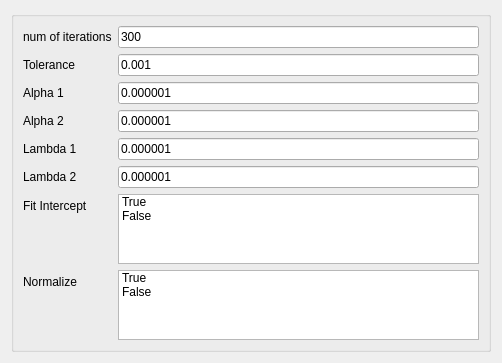
<?xml version="1.0" encoding="UTF-8"?>
<ui version="4.0">
 <class>Form</class>
 <widget class="QWidget" name="Form">
  <property name="geometry">
   <rect>
    <x>0</x>
    <y>0</y>
    <width>502</width>
    <height>319</height>
   </rect>
  </property>
  <property name="sizePolicy">
   <sizepolicy hsizetype="Ignored" vsizetype="Ignored">
    <horstretch>0</horstretch>
    <verstretch>0</verstretch>
   </sizepolicy>
  </property>
  <property name="windowTitle">
   <string>Form</string>
  </property>
  <layout class="QVBoxLayout" name="verticalLayout">
   <item>
    <widget class="QGroupBox" name="formGroupBox">
     <layout class="QFormLayout" name="formLayout">
      <property name="fieldGrowthPolicy">
       <enum>QFormLayout::AllNonFixedFieldsGrow</enum>
      </property>
      <item row="0" column="0">
       <widget class="QLabel" name="numOfIterationsLabel">
        <property name="text">
         <string>num of iterations</string>
        </property>
       </widget>
      </item>
      <item row="0" column="1">
       <widget class="QLineEdit" name="numOfIterationsLineEdit">
        <property name="text">
         <string>300</string>
        </property>
        <property name="maximum" stdset="0">
         <number>999999999</number>
        </property>
        <property name="value" stdset="0">
         <number>300</number>
        </property>
       </widget>
      </item>
      <item row="1" column="0">
       <widget class="QLabel" name="toleranceLabel">
        <property name="text">
         <string>Tolerance</string>
        </property>
       </widget>
      </item>
      <item row="1" column="1">
       <widget class="QLineEdit" name="toleranceLineEdit">
        <property name="text">
         <string>0.001</string>
        </property>
        <property name="decimals" stdset="0">
         <number>5</number>
        </property>
        <property name="singleStep" stdset="0">
         <double>0.001000000000000</double>
        </property>
        <property name="value" stdset="0">
         <double>0.001000000000000</double>
        </property>
       </widget>
      </item>
      <item row="2" column="0">
       <widget class="QLabel" name="alpha1Label">
        <property name="text">
         <string>Alpha 1</string>
        </property>
       </widget>
      </item>
      <item row="2" column="1">
       <widget class="QLineEdit" name="alpha1LineEdit">
        <property name="text">
         <string>0.000001</string>
        </property>
        <property name="decimals" stdset="0">
         <number>5</number>
        </property>
        <property name="singleStep" stdset="0">
         <double>0.001000000000000</double>
        </property>
        <property name="value" stdset="0">
         <double>0.001000000000000</double>
        </property>
       </widget>
      </item>
      <item row="3" column="0">
       <widget class="QLabel" name="alpha2Label">
        <property name="text">
         <string>Alpha 2</string>
        </property>
       </widget>
      </item>
      <item row="3" column="1">
       <widget class="QLineEdit" name="alpha2LineEdit">
        <property name="text">
         <string>0.000001</string>
        </property>
        <property name="decimals" stdset="0">
         <number>8</number>
        </property>
        <property name="singleStep" stdset="0">
         <double>0.000001000000000</double>
        </property>
        <property name="value" stdset="0">
         <double>0.000001000000000</double>
        </property>
       </widget>
      </item>
      <item row="4" column="0">
       <widget class="QLabel" name="lambdaLabel">
        <property name="text">
         <string>Lambda 1</string>
        </property>
       </widget>
      </item>
      <item row="4" column="1">
       <widget class="QLineEdit" name="lambdaLineEdit">
        <property name="text">
         <string>0.000001</string>
        </property>
        <property name="decimals" stdset="0">
         <number>8</number>
        </property>
        <property name="singleStep" stdset="0">
         <double>0.000001000000000</double>
        </property>
        <property name="value" stdset="0">
         <double>0.000001000000000</double>
        </property>
       </widget>
      </item>
      <item row="5" column="0">
       <widget class="QLabel" name="lambda2_label">
        <property name="text">
         <string>Lambda 2</string>
        </property>
       </widget>
      </item>
      <item row="5" column="1">
       <widget class="QLineEdit" name="lambda2LineEdit">
        <property name="text">
         <string>0.000001</string>
        </property>
       </widget>
      </item>
      <item row="6" column="0">
       <widget class="QLabel" name="fitInterceptLabel">
        <property name="text">
         <string>Fit Intercept</string>
        </property>
       </widget>
      </item>
      <item row="6" column="1">
       <widget class="QListWidget" name="fitIntercept_List">
        <property name="selectionMode">
         <enum>QAbstractItemView::MultiSelection</enum>
        </property>
        <item>
         <property name="text">
          <string>True</string>
         </property>
        </item>
        <item>
         <property name="text">
          <string>False</string>
         </property>
        </item>
       </widget>
      </item>
      <item row="7" column="0">
       <widget class="QLabel" name="normalizeLabel">
        <property name="text">
         <string>Normalize</string>
        </property>
       </widget>
      </item>
      <item row="7" column="1">
       <widget class="QListWidget" name="normalize_List">
        <property name="selectionMode">
         <enum>QAbstractItemView::MultiSelection</enum>
        </property>
        <item>
         <property name="text">
          <string>True</string>
         </property>
        </item>
        <item>
         <property name="text">
          <string>False</string>
         </property>
        </item>
       </widget>
      </item>
     </layout>
    </widget>
   </item>
  </layout>
 </widget>
 <resources/>
 <connections/>
</ui>
